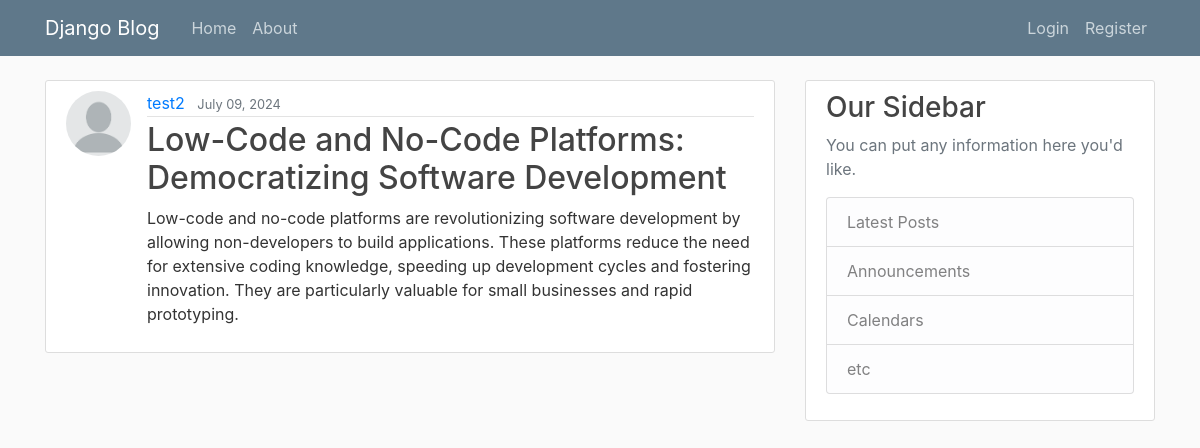
The page /post/13/ on the database its author committed.
### blog/models.py (models this page shows, shortened)
class Post(models.Model):
    title=models.CharField(max_length=200)
    content=models.TextField()
    date_posted=models.DateTimeField(default=timezone.now)
    author=models.ForeignKey(User,on_delete=models.CASCADE)

### users/models.py (models this page shows, shortened)
class Profile(models.Model):
    user=models.OneToOneField(User, on_delete=models.CASCADE)
    img=models.ImageField(default='default.jpg', upload_to='profiles')

### blog/views.py (the view)
# urls.py: path('post/<int:pk>/', PostDetailView.as_view(), name='post-detail'),
class PostDetailView(DetailView):
    model=Post

### templates/blog/post_detail.html (shortened to what this page needs)
{% extends "blog/base.html" %}
{% block content %}
    <article class="media content-section">
      <img class="rounded-circle article-img" src="{{ object.author.profile.img.url }}">
        <div class="media-body">
          <div class="article-metadata">
            <a class="mr-2" href="{% url 'user-posts' object.author.username %}">{{ object.author }}</a>
            <small class="text-muted">{{ object.date_posted|date:"F d, Y" }}</small>
          </div>
          <h2 class="article-title">{{ object.title }}</h2>
          <p class="article-content">{{ object.content }}</p>
        </div>
    </article>
{% endblock content %}

### static/blog/main.css (style rules this page uses)
body { background: #fafafa; color: #333333; margin-top: 5rem; }
h1, h2, h3, h4, h5, h6 { color: #444444; }
.content-section { background: #ffffff; padding: 10px 20px; border: 1px solid #dddddd; border-radius: 3px; margin-bottom: 20px; }
.article-title { color: #444444; }
.article-content { white-space: pre-line; }
.article-img { height: 65px; width: 65px; margin-right: 16px; }
.article-metadata { padding-bottom: 1px; margin-bottom: 4px; border-bottom: 1px solid #e3e3e3 }

### rows shown on the page
Post: author.profile.img (placeholder picture), author "test2", date_posted "July 09, 2024", title "Low-Code and No-Code Platforms: Democratizing Software Development", content "Low-code and no-code platforms are revolutionizing software development by allowing non-developers to build applications. These platforms reduce the need for extensive coding knowledge, speeding up development cycles and fostering innovation. They are particularly valuable for small businesses and rapid prototyping."
